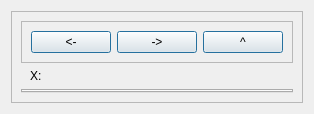
                   <widget class="QWidget" name="disgImagePage">
                    <layout class="QVBoxLayout" name="verticalLayout_47">
                     <item>
                      <widget class="QFrame" name="frame_15">
                       <property name="sizePolicy">
                        <sizepolicy hsizetype="Preferred" vsizetype="Preferred">
                         <horstretch>0</horstretch>
                         <verstretch>0</verstretch>
                        </sizepolicy>
                       </property>
                       <property name="frameShape">
                        <enum>QFrame::Shape::StyledPanel</enum>
                       </property>
                       <property name="frameShadow">
                        <enum>QFrame::Shadow::Raised</enum>
                       </property>
                       <layout class="QVBoxLayout" name="verticalLayout_46">
                        <item>
                         <widget class="QFrame" name="frame_16">
                          <property name="enabled">
                           <bool>true</bool>
                          </property>
                          <property name="sizePolicy">
                           <sizepolicy hsizetype="Fixed" vsizetype="Fixed">
                            <horstretch>0</horstretch>
                            <verstretch>0</verstretch>
                           </sizepolicy>
                          </property>
                          <property name="frameShape">
                           <enum>QFrame::Shape::StyledPanel</enum>
                          </property>
                          <property name="frameShadow">
                           <enum>QFrame::Shadow::Raised</enum>
                          </property>
                          <layout class="QHBoxLayout" name="horizontalLayout_58">
                           <item>
                            <widget class="QPushButton" name="left_btn_2">
                             <property name="sizePolicy">
                              <sizepolicy hsizetype="Fixed" vsizetype="Fixed">
                               <horstretch>0</horstretch>
                               <verstretch>0</verstretch>
                              </sizepolicy>
                             </property>
                             <property name="text">
                              <string>&lt;-</string>
                             </property>
                             <property name="autoDefault">
                              <bool>false</bool>
                             </property>
                             <property name="default">
                              <bool>true</bool>
                             </property>
                             <property name="flat">
                              <bool>false</bool>
                             </property>
                            </widget>
                           </item>
                           <item>
                            <widget class="QPushButton" name="rigth_btn_2">
                             <property name="enabled">
                              <bool>true</bool>
                             </property>
                             <property name="sizePolicy">
                              <sizepolicy hsizetype="Fixed" vsizetype="Fixed">
                               <horstretch>0</horstretch>
                               <verstretch>0</verstretch>
                              </sizepolicy>
                             </property>
                             <property name="text">
                              <string>-&gt;</string>
                             </property>
                             <property name="default">
                              <bool>true</bool>
                             </property>
                            </widget>
                           </item>
                           <item>
                            <widget class="QPushButton" name="up_btn_2">
                             <property name="sizePolicy">
                              <sizepolicy hsizetype="Fixed" vsizetype="Fixed">
                               <horstretch>0</horstretch>
                               <verstretch>0</verstretch>
                              </sizepolicy>
                             </property>
                             <property name="text">
                              <string>^</string>
                             </property>
                             <property name="autoDefault">
                              <bool>false</bool>
                             </property>
                             <property name="default">
                              <bool>true</bool>
                             </property>
                             <property name="flat">
                              <bool>false</bool>
                             </property>
                            </widget>
                           </item>
                          </layout>
                         </widget>
                        </item>
                        <item>
                         <widget class="QWidget" name="widget_47" native="true">
                          <property name="sizePolicy">
                           <sizepolicy hsizetype="Fixed" vsizetype="Fixed">
                            <horstretch>0</horstretch>
                            <verstretch>0</verstretch>
                           </sizepolicy>
                          </property>
                          <layout class="QHBoxLayout" name="horizontalLayout_57">
                           <property name="spacing">
                            <number>0</number>
                           </property>
                           <property name="topMargin">
                            <number>0</number>
                           </property>
                           <property name="rightMargin">
                            <number>0</number>
                           </property>
                           <property name="bottomMargin">
                            <number>0</number>
                           </property>
                           <item>
                            <widget class="QLabel" name="startPathImageLabel">
                             <property name="sizePolicy">
                              <sizepolicy hsizetype="Fixed" vsizetype="Fixed">
                               <horstretch>0</horstretch>
                               <verstretch>0</verstretch>
                              </sizepolicy>
                             </property>
                             <property name="text">
                              <string>X:</string>
                             </property>
                             <property name="buddy">
                              <cstring>startPathImageLabel</cstring>
                             </property>
                            </widget>
                           </item>
                           <item>
                            <widget class="QLabel" name="pathImageLabel">
                             <property name="text">
                              <string/>
                             </property>
                            </widget>
                           </item>
                          </layout>
                         </widget>
                        </item>
                        <item>
                         <widget class="QTabWidget" name="tabWidget_2">
                          <property name="currentIndex">
                           <number>-1</number>
                          </property>
                          <property name="tabsClosable">
                           <bool>true</bool>
                          </property>
                         </widget>
                        </item>
                       </layout>
                      </widget>
                     </item>
                    </layout>
                   </widget>
